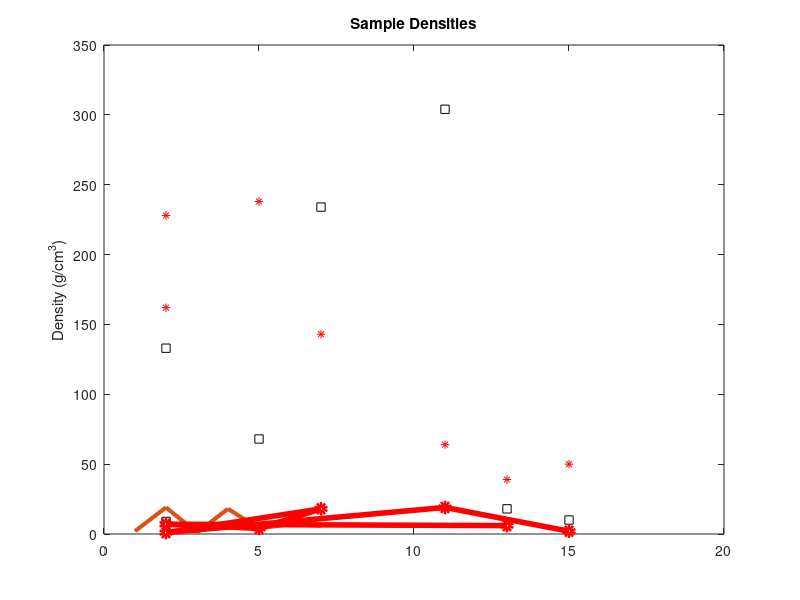

Source code (MATLAB):
%-- assignment to variables
% right is assigned to the left
x = 3 + 4

%-- output and workspace
% semicolon supresses output, but the computation still happens and
% shows up in the workspace

y = x + 5;

% changing a variable value does not retroactively change other dependents
x = 2;
% y value hasn't changed until it's called/recalculated again

% all variables are cleared from the workspace by clear
clear

%-- command window
% clc clears command window
clc

%-- built-in constants have high precision
% pi is precise pi but only 4 decimals are shown
pi

% imaginary constant is denoted with i
i

%-- built-in functions
% absolute value
abs(3.4)

% eigenvalues
eig (4)

% sine function
sin (2.4)
x = pi/2;
y = sin(x)

% square root function
z = sqrt(-9)

clear
clc

%-- arrays
% all matlab variables are arrays
% single number, scalar, ia a 1x1 array
x = 4

% use square brackets [] for multiple element arrays
x = [7 9]

% space or comma , separates columns of data
x = [7,9]

% semicolons separates rows from each other
% you can also use this semicolon to move to a new line
x = [7;9]

y = [7;
    8;
    9]

z = [5 6 7;
    8 9 10]

% calculations within matricies also work
x = [sqrt(2) pi^2]

%-- evenly spaced vectors
% the : operator can be used to create a vector in a range
x = 1:3

% default begining:end spacing of 1
% custom begining:spacing:end
x = 1:0.5:5
x = 3:2:14

% to dictate the number of elements (as opposed to the spacing)
% use the linspace function
% linspace(first,last,number_of_elements)

x = linspace(1,10,5)

% turn row vectors into column vectors with the transpose operator '
x = x'

% parenthesis indicate order of operations
y = (1:2:5)'

clear
clc

%-- array creation functions
% create a random matrix of n by n by using rand(n) function

x = rand(5)

% or rows,columns rand(rows,columns)
x = rand(5,8)

% create a zeros column by zeros(rows,column)
y = zeros(4,2)

clear
clc

%-- saving and loading variables
% save a variable inside a mat file by command
% save (filename).mat (variable to store)

x = rand(8);
save foo x

% load the saved variables by calling its saved file
clear
% clears the workspace
load foo
% refills workspace with all variables previously saved in foo.mat

%-- importing data
% data files such as text files, spreadsheets, and images can be imported
% navigate to file location in the "current folder"
% right click on data to import > import data
% select portions of data you want to import and name it
% imported data shows up in the workspace now and can be used

%-- indexing into arrays
% extract values from an array using row,column indexing
% variable_to_store_in = MatrixName(row,column);

t = x(3,1)

% end means the last element
t = x(4,end)

% use arithmetic end-1 for second last
t = x(end-1, 2)

% extract multiple elements by using :
% : means all elements in that direction
% ex: w=x(2,:) means the variable t will hold a vector containing
% all elements from the 2nd row, and entire columns of matrix x

c = x(2,:)

% ex x = A(1:3,:) means extract the 1sr, 2nd, and 3rd rows (every column)
% from matrix A and put it in vector x

w = x(1:3,:)

% if only a row or column vector, extract single element with index value
% ex x = v(3) gives the 3rd element of row(or column) vector v

g = c(3)

% extract a range vector from a vector via x = v(3:end)
g = c(3:end)

%-- changing values in an array
% target a specific value in an array and change it by
% ArrayName(row,column) = NewValue

w
w(1,2) = 99

%-- performing array operations on vectors
clear
clc
data = rand(8,9)
density = data(:,2)
v1=data(:,3)
v2=data(:,4)

% adding a scalar value to all the elements of an array r = v1 + 1
r = v1 + 1

% add 2 arrays of the same size vs = v1 = v2
vs = v1 + v2

% multiply or divide all elements by a scalar va = vs/2
va = vs/2

% maximum value of a vector extracted by vm = max(va)
vm = max(va)

% can also perform functions over all array elements
% ex: xSqrt = sqrt(x) or vr = round(va)

vr = round(va)

% vector multiplication using * will only work if the dimentions agree
% can take transpose of a vector to change its dimensions. Gives matrix
v_test = va * density'

% * is matrix multiplication (gives a matrix)
% .* is elementwise multiplication (multiply the corresponding elements
% of two equally sized arrays

mass = density .* va

%-- obtaining multiple outputs from function calls
% size of an array is given by size(arrayName)

dsize = size(data)

% can get 2 outputs from one function using []
% ex [xrow,xcol] = size(x)

[dr,dc] = size(data)

% if the max function is called with 2 outputs, the 2nd is the index
[vMax,ivMax] = max(v2)

%-- Matlab help
% use the help button in the Home tab and search
% use doc functionName to see help about that function
clear
clc

%-- random integer
x = randi([1,20],7,4)

%-- plotting vectors
data = x;
sample = data(:,1);
density = data(:,2);
v1 = data(:,3);
v2 = data(:,4);
mass1 = density.*v1;
mass2 = density.*v2;

% 2 vectors of the same length are plotted against each other using plot
% ex plot(xaxis,yaxis)
plot(sample,mass1)

% plot can have color, line style, marker style specified
% ex. plot(x,y,'r--o')
plot(sample,mass2,'r*')

% use hold on to plot the next graph on top of the previous
hold on
plot(sample,mass1,'ks')

% close all open figures by using close all command
close all

% plot a vector on y against numbers 1 to vector length range by plot(v1)
plot(v1)

% further define plots by stating property names and their values
plot(v1,'LineWidth',3)

% plot(x,yarguments,'line specifier','propertyname',property value)
plot(sample,v1,'ro-','LineWidth',4)

% labels can be added to plots retroactively
title('Sample Densities')
ylabel('Density (g/cm^3)')
